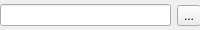
<?xml version="1.0" encoding="UTF-8"?>
<ui version="4.0">
 <class>file_selector_widget</class>
 <widget class="QWidget" name="file_selector_widget">
  <property name="geometry">
   <rect>
    <x>0</x>
    <y>0</y>
    <width>200</width>
    <height>30</height>
   </rect>
  </property>
  <property name="windowTitle">
   <string>Form</string>
  </property>
  <widget class="QWidget" name="">
   <property name="geometry">
    <rect>
     <x>0</x>
     <y>0</y>
     <width>201</width>
     <height>31</height>
    </rect>
   </property>
   <layout class="QHBoxLayout" name="horizontalLayout">
    <item>
     <widget class="QLineEdit" name="textFilePath"/>
    </item>
    <item>
     <widget class="QToolButton" name="buttonFileSelector">
      <property name="text">
       <string>...</string>
      </property>
     </widget>
    </item>
   </layout>
  </widget>
 </widget>
 <resources/>
 <connections/>
</ui>
